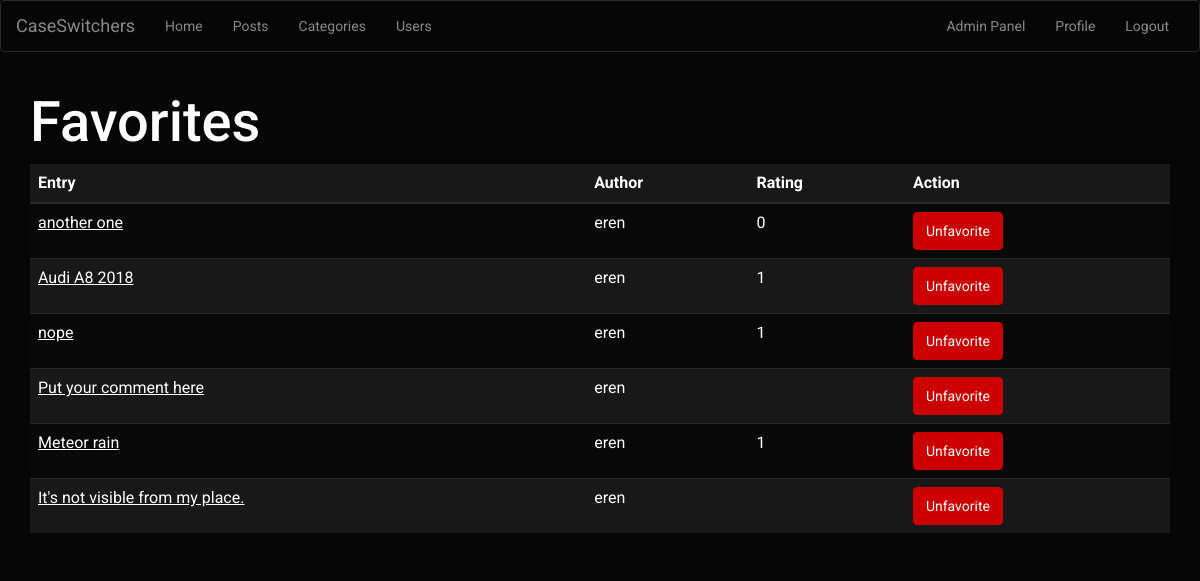
The app's page /favorites.php (signed in) with its own data.
### tables this page shows
CREATE TABLE `post` (
  `postID` int(11) NOT NULL,
  `topicname` varchar(45) NOT NULL
);

CREATE TABLE `user` (
  `userID` int(11) NOT NULL,
  `username` varchar(45) NOT NULL,
  `password` varchar(45) NOT NULL,
  `name` varchar(45) DEFAULT NULL,
  `surname` varchar(45) DEFAULT NULL,
  `email` varchar(45) NOT NULL,
  `userlevel` varchar(45) NOT NULL,
  `date_of_registration` timestamp NOT NULL DEFAULT CURRENT_TIMESTAMP ON UPDATE CURRENT_TIMESTAMP,
  `avatarloc` varchar(45) DEFAULT NULL,
  `profile_info` tinytext
);

CREATE TABLE `comment` (
  `commentID` int(11) NOT NULL
);

CREATE TABLE `entry` (
  `entryID` int(11) NOT NULL,
  `creationdate` timestamp NOT NULL DEFAULT CURRENT_TIMESTAMP ON UPDATE CURRENT_TIMESTAMP,
  `content` mediumtext NOT NULL
);

### public_html/session.php (called while the page is built, shortened)
<?php
    include("connection.php");
    $user_check = $_SESSION['login_user'];
   $ses_sql = mysqli_query($db, "SELECT * FROM user WHERE username = '$user_check'");
   $row = mysqli_fetch_array($ses_sql, MYSQLI_ASSOC);
   $login_id = $row['userID'];
?>

### public_html/favorites.php (the view, shortened to what this page needs)
<?php
    include("session.php");
?>
<html>
<head>
    <link rel="stylesheet" href="assets/bootstrap/css/bootstrap.min.css">
    <link rel="stylesheet" href="assets/css/user.css">
</head>
<body>
    <nav class="navbar navbar-default">
        <div class="container-fluid">
            <div class="navbar-header">
                <a class="navbar-brand navbar-link" href="index.php">CaseSwitchers </a></div>
            <div class="collapse navbar-collapse" id="navcol-1">
                <ul class="nav navbar-nav">
                    <li role="presentation"><a href="index.php">Home </a></li>
                    <li role="presentation"><a href="posts.php">Posts </a></li>
                    <li role="presentation"><a href="categories.php">Categories </a></li>
                    <li role="presentation"><a href="users.php">Users </a></li>
                </ul>
                <ul class="nav navbar-nav navbar-right">
                <?php
                    if(isset($_SESSION['admin']))
                    {
                        echo '<li role="presentation"><a href="adminpanel.php">Admin Panel </a></li>';
                    }
                    if(isset($_SESSION['login_user']))
                    {
                        echo '<li role="presentation"><a href="profile.php?id='.$login_id.'">Profile </a></li>';
                        echo '<li role="presentation"><a href="logout.php">Logout </a></li>';
                    }
                ?>
                </ul>
            </div>
        </div>
    </nav>
    <div class="container">
        <div class="row">
            <div class="col-md-12">
                <h1>Favorites </h1></div>
        </div>
    </div>
    <div class="container">
        <div class="row">
            <div class="col-md-12">
                <div class="table-responsive">
                    <table class="table table-striped">
                        <thead>
                            <tr>
                                <th>Entry</th>
                                <th>Author </th>
                                <th>Rating </th>
                                <th>Action </th>
                            </tr>
                        </thead>
                        <tbody>
                        <?php
                            $query = "SELECT * FROM Favorites WHERE u_id = $login_id";
                            $result = $db->query($query);
                            while ($row = mysqli_fetch_array($result, MYSQLI_ASSOC)) {
                                $favoriteid = $row["e_id"];
                                $query = "SELECT * FROM Post WHERE postID = $favoriteid";
                                $result2 = $db->query($query);
                                while($row2 = mysqli_fetch_array($result2, MYSQLI_ASSOC))
                                {
                                    $favpostname = $row2["topicname"];
                                    $favpostid = $row2["postID"];
                                    $query3 = "SELECT * FROM Owns NATURAL JOIN User WHERE e_id = $favpostid";
                                    $result3 = $db->query($query3);
                                    $row3 = mysqli_fetch_array($result3, MYSQLI_ASSOC);
                                    $ownername = $row3["username"];
                                    $query4= "SELECT e_id, sum(rating) as totalrating FROM Rates WHERE e_id = $favpostid GROUP BY e_id";
                                    $result4= $db->query($query4);
                                    $row4= mysqli_fetch_array($result4, MYSQLI_ASSOC);
                                    $postrating = $row4["totalrating"];
                                    echo "<tr>";
                                    echo '<td><a href="showpost.php?id='.$favpostid.'">'.$favpostname.'</a></td>';
                                    echo "<td>".$ownername."</td>";
                                    echo "<td>".$postrating."</td>";
                                    echo '<form method="post" action=""><td><button class="btn btn-danger" type="submit" name="unfavoritepost">Unfavorite</button><input type="hidden" value="'.$favpostid.'" name="unfavpostid"></form></td></tr>';
                                }
                                $query7 = "SELECT * FROM Entry, Comment WHERE entryID = $favoriteid AND entryID = commentID";
                                $result7 = $db->query($query7);
                                while($row7 = mysqli_fetch_array($result7, MYSQLI_ASSOC))
                                {
                                    $favcommentname = $row7["content"];
                                    $favcommentid = $row7["entryID"];
                                    $query3 = "SELECT * FROM Owns NATURAL JOIN User WHERE e_id = $favpostid";
                                    $result3 = $db->query($query3);
                                    $row3 = mysqli_fetch_array($result3, MYSQLI_ASSOC);
                                    $ownername = $row3["username"];
                                    $query4= "SELECT e_id, sum(rating) as totalrating FROM Rates WHERE e_id = $favcommentid GROUP BY e_id";
                                    $result4= $db->query($query4);
                                    $row4= mysqli_fetch_array($result4, MYSQLI_ASSOC);
                                    $commentrating = $row4["totalrating"];
                                    echo "<tr>";
                                    echo '<td><a href="showpost.php?id='.$favpostid.'#'.$favcommentid.'">'.$favcommentname.'</a></td>';
                                    echo "<td>".$ownername."</td>";
                                    echo "<td>".$commentrating."</td>";
                                    echo '<form method="post" action=""><td><button class="btn btn-danger" type="submit" name="unfavoritepost">Unfavorite</button><input type="hidden" value="'.$favcommentid.'" name="unfavpostid"></form></td></tr>';
                                }
                            }
                        ?>
                        </tbody>
                    </table>
                </div>
            </div>
        </div>
    </div>
</body>
</html>

### records on screen
post: topicname "another one", user.username "eren", postrating "0"
post: topicname "Audi A8 2018", user.username "eren", postrating "1"
comment: commentID.content "nope", user.username "eren", commentrating "1"
comment: commentID.content "Put your comment here", user.username "eren"
post: topicname "Meteor rain", user.username "eren", postrating "1"
comment: commentID.content "It's not visible from my place.", user.username "eren"
